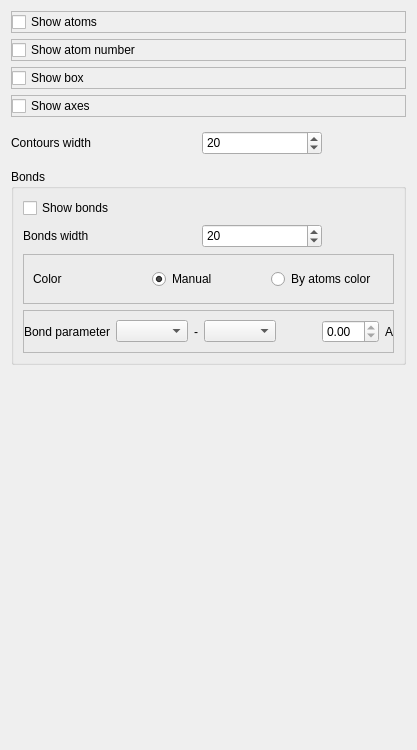
          <widget class="QWidget" name="tab_32">
           <attribute name="title">
            <string>View 3D</string>
           </attribute>
           <layout class="QVBoxLayout" name="verticalLayout_31">
            <item>
             <widget class="QFrame" name="frame_65">
              <property name="minimumSize">
               <size>
                <width>200</width>
                <height>0</height>
               </size>
              </property>
              <property name="frameShape">
               <enum>QFrame::StyledPanel</enum>
              </property>
              <property name="frameShadow">
               <enum>QFrame::Raised</enum>
              </property>
              <layout class="QHBoxLayout" name="horizontalLayout_57">
               <property name="leftMargin">
                <number>0</number>
               </property>
               <property name="topMargin">
                <number>0</number>
               </property>
               <property name="rightMargin">
                <number>0</number>
               </property>
               <property name="bottomMargin">
                <number>0</number>
               </property>
               <item>
                <widget class="QCheckBox" name="FormSettingsViewCheckShowAtoms">
                 <property name="enabled">
                  <bool>true</bool>
                 </property>
                 <property name="text">
                  <string>Show atoms</string>
                 </property>
                </widget>
               </item>
              </layout>
             </widget>
            </item>
            <item>
             <widget class="QFrame" name="frame_91">
              <property name="frameShape">
               <enum>QFrame::StyledPanel</enum>
              </property>
              <property name="frameShadow">
               <enum>QFrame::Raised</enum>
              </property>
              <layout class="QHBoxLayout" name="horizontalLayout_139">
               <property name="leftMargin">
                <number>0</number>
               </property>
               <property name="topMargin">
                <number>0</number>
               </property>
               <property name="rightMargin">
                <number>0</number>
               </property>
               <property name="bottomMargin">
                <number>0</number>
               </property>
               <item>
                <widget class="QCheckBox" name="FormSettingsViewCheckShowAtomNumber">
                 <property name="enabled">
                  <bool>true</bool>
                 </property>
                 <property name="text">
                  <string>Show atom number</string>
                 </property>
                </widget>
               </item>
              </layout>
             </widget>
            </item>
            <item>
             <widget class="QFrame" name="frame_66">
              <property name="minimumSize">
               <size>
                <width>200</width>
                <height>0</height>
               </size>
              </property>
              <property name="frameShape">
               <enum>QFrame::StyledPanel</enum>
              </property>
              <property name="frameShadow">
               <enum>QFrame::Raised</enum>
              </property>
              <layout class="QHBoxLayout" name="horizontalLayout_58">
               <property name="leftMargin">
                <number>0</number>
               </property>
               <property name="topMargin">
                <number>0</number>
               </property>
               <property name="rightMargin">
                <number>0</number>
               </property>
               <property name="bottomMargin">
                <number>0</number>
               </property>
               <item>
                <widget class="QCheckBox" name="FormSettingsViewCheckShowBox">
                 <property name="styleSheet">
                  <string notr="true"/>
                 </property>
                 <property name="text">
                  <string>Show box</string>
                 </property>
                </widget>
               </item>
              </layout>
             </widget>
            </item>
            <item>
             <widget class="QFrame" name="frame_67">
              <property name="minimumSize">
               <size>
                <width>200</width>
                <height>0</height>
               </size>
              </property>
              <property name="frameShape">
               <enum>QFrame::StyledPanel</enum>
              </property>
              <property name="frameShadow">
               <enum>QFrame::Raised</enum>
              </property>
              <layout class="QHBoxLayout" name="horizontalLayout_59">
               <property name="leftMargin">
                <number>0</number>
               </property>
               <property name="topMargin">
                <number>0</number>
               </property>
               <property name="rightMargin">
                <number>0</number>
               </property>
               <property name="bottomMargin">
                <number>0</number>
               </property>
               <item>
                <widget class="QCheckBox" name="FormSettingsViewCheckShowAxes">
                 <property name="text">
                  <string>Show axes</string>
                 </property>
                </widget>
               </item>
              </layout>
             </widget>
            </item>
            <item>
             <widget class="QFrame" name="frame_70">
              <property name="minimumSize">
               <size>
                <width>0</width>
                <height>40</height>
               </size>
              </property>
              <property name="frameShape">
               <enum>QFrame::NoFrame</enum>
              </property>
              <property name="frameShadow">
               <enum>QFrame::Raised</enum>
              </property>
              <layout class="QHBoxLayout" name="horizontalLayout_62">
               <property name="leftMargin">
                <number>0</number>
               </property>
               <property name="topMargin">
                <number>0</number>
               </property>
               <property name="rightMargin">
                <number>0</number>
               </property>
               <property name="bottomMargin">
                <number>0</number>
               </property>
               <item>
                <widget class="QLabel" name="label_43">
                 <property name="minimumSize">
                  <size>
                   <width>100</width>
                   <height>0</height>
                  </size>
                 </property>
                 <property name="text">
                  <string>Contours width</string>
                 </property>
                </widget>
               </item>
               <item>
                <spacer name="horizontalSpacer_55">
                 <property name="orientation">
                  <enum>Qt::Horizontal</enum>
                 </property>
                 <property name="sizeHint" stdset="0">
                  <size>
                   <width>40</width>
                   <height>20</height>
                  </size>
                 </property>
                </spacer>
               </item>
               <item>
                <widget class="QSpinBox" name="FormSettingsViewSpinContourWidth">
                 <property name="minimumSize">
                  <size>
                   <width>120</width>
                   <height>24</height>
                  </size>
                 </property>
                 <property name="maximumSize">
                  <size>
                   <width>120</width>
                   <height>24</height>
                  </size>
                 </property>
                 <property name="value">
                  <number>20</number>
                 </property>
                </widget>
               </item>
               <item>
                <spacer name="horizontalSpacer_31">
                 <property name="orientation">
                  <enum>Qt::Horizontal</enum>
                 </property>
                 <property name="sizeHint" stdset="0">
                  <size>
                   <width>40</width>
                   <height>20</height>
                  </size>
                 </property>
                </spacer>
               </item>
              </layout>
             </widget>
            </item>
            <item>
             <widget class="QGroupBox" name="groupBox">
              <property name="minimumSize">
               <size>
                <width>0</width>
                <height>150</height>
               </size>
              </property>
              <property name="title">
               <string>Bonds</string>
              </property>
              <layout class="QVBoxLayout" name="verticalLayout_68">
               <item>
                <widget class="QCheckBox" name="FormSettingsViewCheckShowBonds">
                 <property name="text">
                  <string>Show bonds</string>
                 </property>
                </widget>
               </item>
               <item>
                <widget class="QFrame" name="frame_68">
                 <property name="minimumSize">
                  <size>
                   <width>200</width>
                   <height>0</height>
                  </size>
                 </property>
                 <property name="frameShape">
                  <enum>QFrame::NoFrame</enum>
                 </property>
                 <property name="frameShadow">
                  <enum>QFrame::Raised</enum>
                 </property>
                 <layout class="QHBoxLayout" name="horizontalLayout_60">
                  <property name="leftMargin">
                   <number>0</number>
                  </property>
                  <property name="topMargin">
                   <number>0</number>
                  </property>
                  <property name="rightMargin">
                   <number>0</number>
                  </property>
                  <property name="bottomMargin">
                   <number>0</number>
                  </property>
                  <item>
                   <widget class="QLabel" name="label_22">
                    <property name="minimumSize">
                     <size>
                      <width>100</width>
                      <height>0</height>
                     </size>
                    </property>
                    <property name="text">
                     <string>Bonds width</string>
                    </property>
                   </widget>
                  </item>
                  <item>
                   <spacer name="horizontalSpacer_54">
                    <property name="orientation">
                     <enum>Qt::Horizontal</enum>
                    </property>
                    <property name="sizeHint" stdset="0">
                     <size>
                      <width>40</width>
                      <height>20</height>
                     </size>
                    </property>
                   </spacer>
                  </item>
                  <item>
                   <widget class="QSpinBox" name="FormSettingsViewSpinBondWidth">
                    <property name="minimumSize">
                     <size>
                      <width>120</width>
                      <height>24</height>
                     </size>
                    </property>
                    <property name="maximumSize">
                     <size>
                      <width>120</width>
                      <height>24</height>
                     </size>
                    </property>
                    <property name="value">
                     <number>20</number>
                    </property>
                   </widget>
                  </item>
                  <item>
                   <spacer name="horizontalSpacer_30">
                    <property name="orientation">
                     <enum>Qt::Horizontal</enum>
                    </property>
                    <property name="sizeHint" stdset="0">
                     <size>
                      <width>40</width>
                      <height>20</height>
                     </size>
                    </property>
                   </spacer>
                  </item>
                 </layout>
                </widget>
               </item>
               <item>
                <widget class="QFrame" name="frame_114">
                 <property name="minimumSize">
                  <size>
                   <width>0</width>
                   <height>50</height>
                  </size>
                 </property>
                 <property name="frameShape">
                  <enum>QFrame::StyledPanel</enum>
                 </property>
                 <property name="frameShadow">
                  <enum>QFrame::Raised</enum>
                 </property>
                 <layout class="QHBoxLayout" name="horizontalLayout_116">
                  <item>
                   <widget class="QLabel" name="label_83">
                    <property name="minimumSize">
                     <size>
                      <width>100</width>
                      <height>0</height>
                     </size>
                    </property>
                    <property name="text">
                     <string>Color</string>
                    </property>
                   </widget>
                  </item>
                  <item>
                   <widget class="QRadioButton" name="FormSettingsViewRadioColorBondsManual">
                    <property name="text">
                     <string>Manual</string>
                    </property>
                    <property name="checked">
                     <bool>true</bool>
                    </property>
                   </widget>
                  </item>
                  <item>
                   <widget class="QRadioButton" name="FormSettingsViewRadioColorBondsByAtoms">
                    <property name="text">
                     <string>By atoms color</string>
                    </property>
                   </widget>
                  </item>
                 </layout>
                </widget>
               </item>
               <item>
                <widget class="QFrame" name="frame_106">
                 <property name="frameShape">
                  <enum>QFrame::StyledPanel</enum>
                 </property>
                 <property name="frameShadow">
                  <enum>QFrame::Raised</enum>
                 </property>
                 <layout class="QHBoxLayout" name="horizontalLayout_110">
                  <property name="leftMargin">
                   <number>0</number>
                  </property>
                  <property name="rightMargin">
                   <number>0</number>
                  </property>
                  <item>
                   <widget class="QLabel" name="label_2">
                    <property name="text">
                     <string>Bond parameter</string>
                    </property>
                   </widget>
                  </item>
                  <item>
                   <widget class="QComboBox" name="FormAtomsList1"/>
                  </item>
                  <item>
                   <widget class="QLabel" name="label_31">
                    <property name="text">
                     <string>-</string>
                    </property>
                   </widget>
                  </item>
                  <item>
                   <widget class="QComboBox" name="FormAtomsList2"/>
                  </item>
                  <item>
                   <spacer name="horizontalSpacer_76">
                    <property name="orientation">
                     <enum>Qt::Horizontal</enum>
                    </property>
                    <property name="sizeHint" stdset="0">
                     <size>
                      <width>40</width>
                      <height>20</height>
                     </size>
                    </property>
                   </spacer>
                  </item>
                  <item>
                   <widget class="QDoubleSpinBox" name="FormBondLenSpinBox">
                    <property name="readOnly">
                     <bool>true</bool>
                    </property>
                   </widget>
                  </item>
                  <item>
                   <widget class="QLabel" name="label_30">
                    <property name="text">
                     <string>A</string>
                    </property>
                   </widget>
                  </item>
                 </layout>
                </widget>
               </item>
              </layout>
             </widget>
            </item>
            <item>
             <spacer name="verticalSpacer_9">
              <property name="orientation">
               <enum>Qt::Vertical</enum>
              </property>
              <property name="sizeHint" stdset="0">
               <size>
                <width>20</width>
                <height>374</height>
               </size>
              </property>
             </spacer>
            </item>
           </layout>
          </widget>
